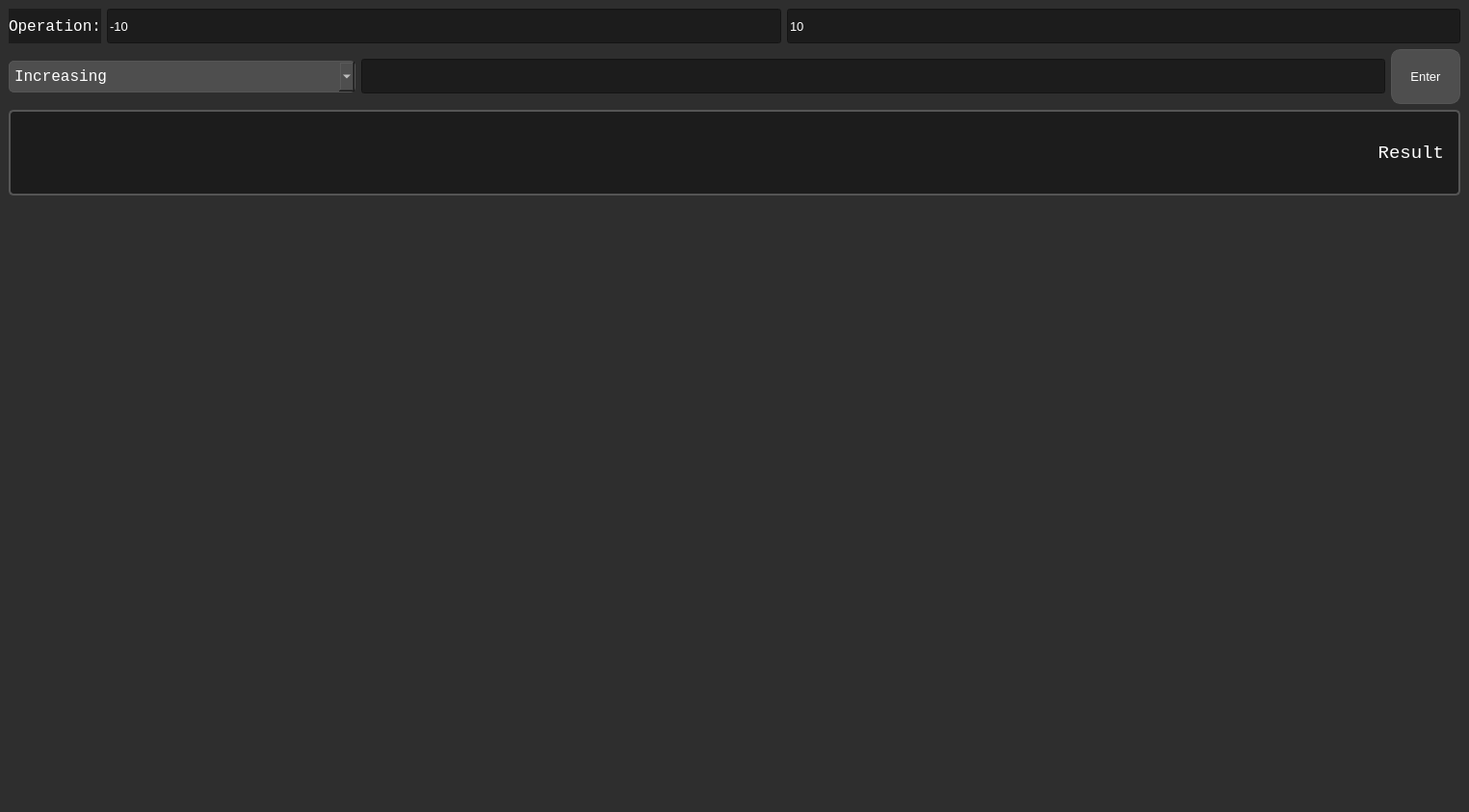
<?xml version="1.0" encoding="UTF-8"?>
<ui version="4.0">
 <class>Calculus</class>
 <widget class="QMainWindow" name="Calculus">
  <property name="geometry">
   <rect>
    <x>0</x>
    <y>0</y>
    <width>1525</width>
    <height>843</height>
   </rect>
  </property>
  <property name="windowTitle">
   <string>MainWindow</string>
  </property>
  <property name="styleSheet">
   <string notr="true">QMainWindow {
            background-color: #2E2E2E;
        }</string>
  </property>
  <widget class="QWidget" name="centralwidget">
   <layout class="QVBoxLayout" name="verticalLayout_3">
    <item>
     <layout class="QVBoxLayout" name="verticalLayout_2">
      <item>
       <layout class="QHBoxLayout" name="horizontalLayout">
        <item>
         <widget class="QLabel" name="label">
          <property name="font">
           <font>
            <family>Courier New</family>
            <pointsize>12</pointsize>
           </font>
          </property>
          <property name="styleSheet">
           <string notr="true">QLabel#label {
            background-color: #1C1C1C;
            font-size: 12pt;
            font-family: 'Courier New', Courier, monospace;
            color: #FFFFFF;
        }</string>
          </property>
          <property name="text">
           <string>Operation:</string>
          </property>
          <property name="alignment">
           <set>Qt::AlignLeading|Qt::AlignLeft|Qt::AlignVCenter</set>
          </property>
          <property name="margin">
           <number>5</number>
          </property>
         </widget>
        </item>
        <item>
         <widget class="QLineEdit" name="lineEdit_2">
          <property name="styleSheet">
           <string notr="true">QLineEdit#lineEdit_2{
            background-color: #1C1C1C;
            font-family: 'Courier New', Courier, monospace;
            color: #FFFFFF;
            font-size: 10pt;
            width: 35px;
            height: 30%;
        }</string>
          </property>
          <property name="text">
           <string>-10</string>
          </property>
         </widget>
        </item>
        <item>
         <widget class="QLineEdit" name="lineEdit_3">
          <property name="styleSheet">
           <string notr="true">QLineEdit#lineEdit_2, QLineEdit#lineEdit_3{
            background-color: #1C1C1C;
            font-family: 'Courier New', Courier, monospace;
            color: #FFFFFF;
            font-size: 10pt;
            width: 35px;
            height: 30%;
        }</string>
          </property>
          <property name="text">
           <string>10</string>
          </property>
         </widget>
        </item>
       </layout>
      </item>
      <item>
       <layout class="QHBoxLayout" name="horizontalLayout_2">
        <item>
         <widget class="QComboBox" name="comboBox">
          <property name="font">
           <font>
            <family>Courier New</family>
            <pointsize>12</pointsize>
           </font>
          </property>
          <property name="styleSheet">
           <string notr="true">QComboBox {
            background-color: #4E4E4E;
            font-family: 'Courier New', Courier, monospace;
            color: #FFFFFF;
            border: 1px solid #555555;
            border-radius: 5px;
            padding: 5px;
        }
        QComboBox#comboBox {
        font-family: 'Courier New', Courier, monospace;
        width: 330px;
        }
QComboBox QAbstractItemView {
            font-family: 'Courier New', Courier, monospace;
            background-color: #4E4E4E;
            selection-background-color: #5E5E5E;
            color: #FFFFFF;
        }</string>
          </property>
          <item>
           <property name="text">
            <string>Increasing</string>
           </property>
          </item>
          <item>
           <property name="text">
            <string>Strictly Increasing</string>
           </property>
          </item>
          <item>
           <property name="text">
            <string>Decreasing</string>
           </property>
          </item>
          <item>
           <property name="text">
            <string>Strictly Decreasing</string>
           </property>
          </item>
          <item>
           <property name="text">
            <string>Monotonic</string>
           </property>
          </item>
          <item>
           <property name="text">
            <string>Divergent</string>
           </property>
          </item>
          <item>
           <property name="text">
            <string>Limit</string>
           </property>
          </item>
          <item>
           <property name="text">
            <string>Differentiation</string>
           </property>
          </item>
          <item>
           <property name="text">
            <string>Integration</string>
           </property>
          </item>
         </widget>
        </item>
        <item>
         <widget class="QLineEdit" name="lineEdit">
          <property name="styleSheet">
           <string notr="true">QLineEdit#lineEdit {
            background-color: #1C1C1C;
            font-family: 'Courier New', Courier, monospace;
            color: #FFFFFF;
            font-size: 10pt;
            width: 35px;
            height: 30%;
        }</string>
          </property>
         </widget>
        </item>
        <item>
         <widget class="QPushButton" name="pushButton">
          <property name="styleSheet">
           <string notr="true">QPushButton {
            background-color: #4E4E4E;
            font-family: 'Courier New', Courier, monospace;
            color: #FFFFFF;
            font-size: 10pt;
            border: 1px solid #555555;
            border-radius: 10px;
            padding: 10px;
            width: 50px;
            height: 35%;
        }
QPushButton:hover {
            background-color: #5E5E5E;
        }
        QPushButton:pressed {
            background-color: #6E6E6E;
        }</string>
          </property>
          <property name="text">
           <string>Enter</string>
          </property>
         </widget>
        </item>
       </layout>
      </item>
      <item>
       <layout class="QVBoxLayout" name="verticalLayout" stretch="1,7">
        <item>
         <widget class="QLabel" name="label_2">
          <property name="font">
           <font>
            <family>Courier New</family>
            <pointsize>14</pointsize>
           </font>
          </property>
          <property name="styleSheet">
           <string notr="true">QLabel#label_2 {
            background-color: #1C1C1C;
            font-family: 'Courier New', Courier, monospace;
            color: #FFFFFF;
            border: 2px solid #555555;
            border-radius: 5px;
            padding: 10px;
        }</string>
          </property>
          <property name="text">
           <string>Result</string>
          </property>
          <property name="alignment">
           <set>Qt::AlignRight|Qt::AlignTrailing|Qt::AlignVCenter</set>
          </property>
         </widget>
        </item>
        <item>
         <widget class="QWidget" name="canvaswidget" native="true"/>
        </item>
       </layout>
      </item>
     </layout>
    </item>
   </layout>
  </widget>
 </widget>
 <resources/>
 <connections/>
</ui>
